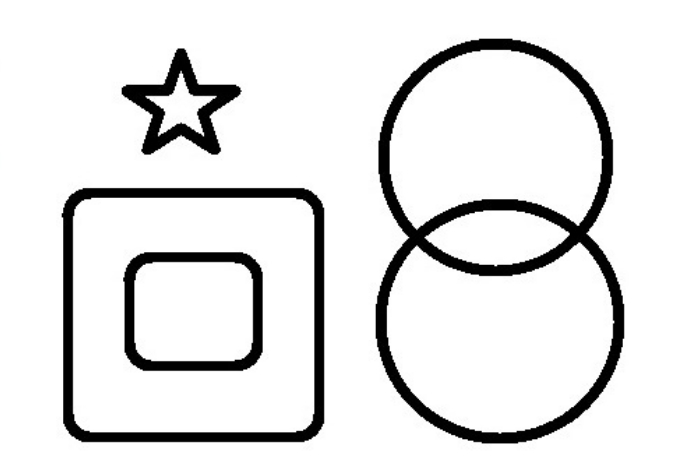
//> input picture opencv/opencv20230826/4图像处理模块基础/在图像中查找轮廓/test.jpg, 692 x 457 px
$ ./test   (built with g++ and OpenCV 4)
//> lines starting //> are read from the running program, lines starting //| are printed output that depends on the picture; after the words box and inside, x2 and y2 are one past the last pixel; in counts of white or black regions, pixels touching at a corner belong together
#include <opencv2/opencv.hpp>
using namespace cv;
#include<iostream>
using namespace std;


#include <opencv2/highgui/highgui_c.h>
#include <opencv2/core.hpp>
#include <opencv2/imgproc.hpp>
#include <opencv2/highgui.hpp>
#include <stdio.h>
int main(int argc, char* argv[])
{
	int op;
	printf("enter 1--4:");
	scanf_s("%d", &op);
//> the answer given: 1

	Mat imageSource = imread("test.jpg", 0);
//> imageSource: 457 rows x 692 cols, CV_8UC1; min 0, max 255, mean 227.5
	imshow("Source Image", imageSource);
	Mat image;

	GaussianBlur(imageSource, image, Size(3, 3), 0);
	Canny(image, image, 100, 250);
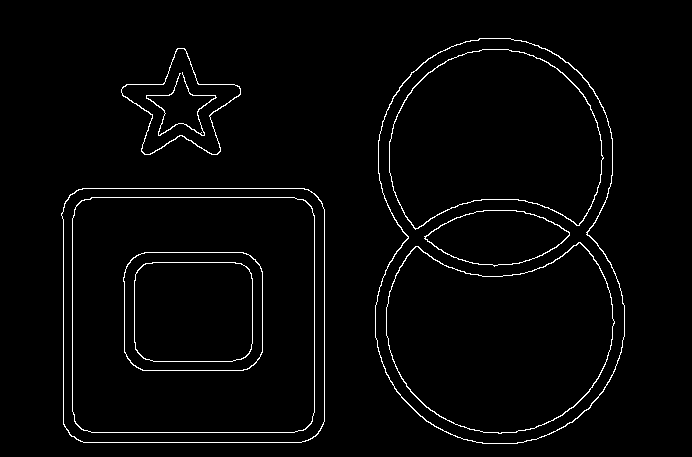
//> image: 457 rows x 692 cols, CV_8UC1; 2.2% white in thin lines or dots, all inside (x1, y1, x2, y2) = (61, 38, 625, 444)
	vector<vector<Point>> contours;
	vector<Vec4i> hierarchy;
	if (op == 1)
		findContours(image, contours, hierarchy, RETR_TREE, CHAIN_APPROX_SIMPLE, Point());
//> contours = 19 contours; largest, box (x1, y1, x2, y2) and area: (375, 38, 625, 444) 82761, (375, 38, 625, 444) 82422, (61, 188, 325, 443) 65766, (61, 188, 325, 443) 65714, (72, 197, 315, 433) 56459
	else if (op == 2)
		findContours(image, contours, hierarchy, RETR_EXTERNAL, CHAIN_APPROX_NONE, Point());
	else if (op == 3)
		findContours(image, contours, hierarchy, RETR_LIST, CHAIN_APPROX_SIMPLE, Point());
	else if (op == 4)
		findContours(image, contours, hierarchy, RETR_TREE, CHAIN_APPROX_NONE, Point());

	Mat imageContours = Mat::zeros(image.size(), CV_8UC1);
	Mat Contours = Mat::zeros(image.size(), CV_8UC1);  //绘制
	for (int i = 0; i < contours.size(); i++)
	{
		//contours[i]代表的是第i个轮廓，contours[i].size()代表的是第i个轮廓上所有的像素点数
		for (int j = 0; j < contours[i].size(); j++)
		{
			//绘制出contours向量内所有的像素点
			Point P = Point(contours[i][j].x, contours[i][j].y);
			Contours.at<uchar>(P) = 255;
		}

		//输出hierarchy向量内容
		char ch[256];
		sprintf_s(ch, "%d", i);
		string str = ch;
		cout << "向量hierarchy的第" << str << " 个元素内容为：" << endl << hierarchy[i] << endl << endl;

		//绘制轮廓
		drawContours(imageContours, contours, i, Scalar(255), 1, 8, hierarchy);
	}
//> this loop made 19 passes
//| 向量hierarchy的第0 个元素内容为：
//| [8, -1, 1, -1]
//| 向量hierarchy的第1 个元素内容为：
//| [-1, -1, 2, 0]
//> (the first 4 of 16 printed lines)
//> (output is shown up to pass 8 of 19)
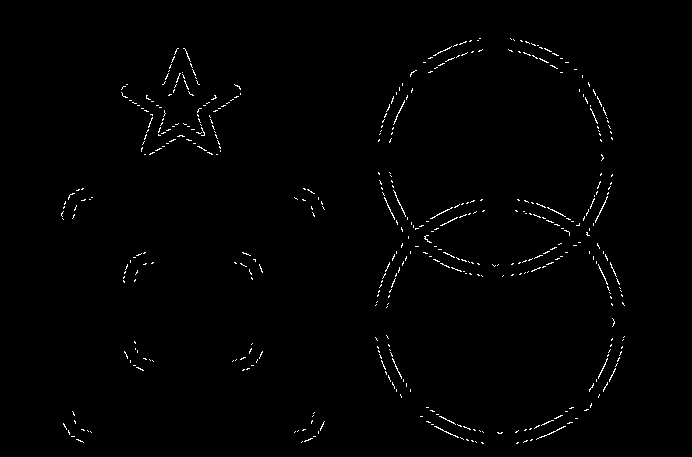
//> Contours: 457 rows x 692 cols, CV_8UC1; 0.9% white in thin lines or dots, all inside (x1, y1, x2, y2) = (61, 38, 625, 444)
	imshow("Contours Image", imageContours); //轮廓
	imshow("Point of Contours", Contours);   //向量contours内保存的所有轮廓点集
	waitKey(0);
	return 0;
}
